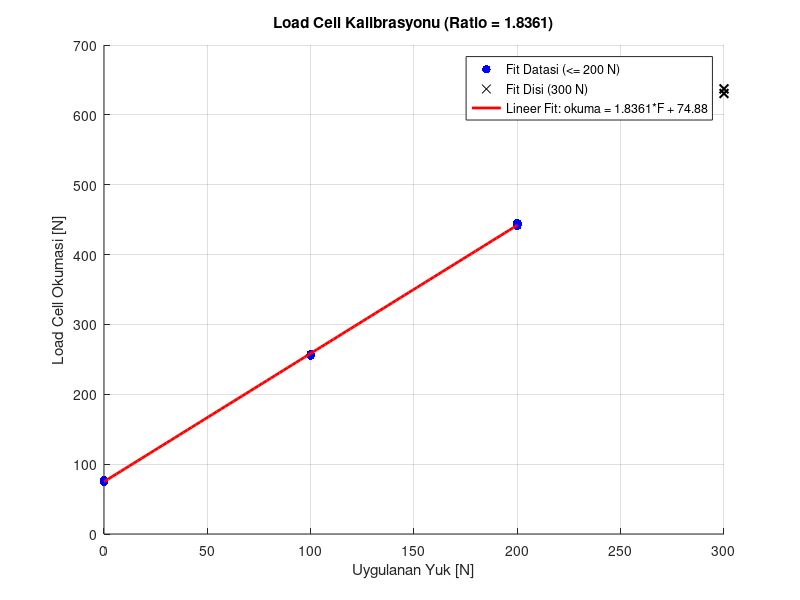

The MATLAB source for this figure:
% Load cell kalibrasyonu: uygulanan gercek yuk vs load cell okumasi
% 300 N noktalari haric tutuldu (gercek testte ~200 N civarina cikiyoruz)

% [uygulanan_newton, okunan_kg, okunan_newton]
% 2 counter balance
set1 = [  0,  7.67,  75.24;
        100, 26.17, 256.73;
        200, 45.16, 443.02];

% 1 counter balance, kaldiracta esneme var
set2 = [  0,  7.73,  75.83;
        100, 26.06, 255.65;
        200, 45.36, 444.98;
        300, 64.95, 637.16];

% yangin sondurme + 1 counter balance, esneme minimal
set3 = [  0,  7.80,  76.52;
        100, 26.22, 257.22;
        200, 44.98, 441.25;
        300, 64.28, 630.59];

data = [set1; set2; set3];

applied = data(:,1);
reading = data(:,3);

% --- 300 N ve uzerini disla ---
MAX_LOAD = 200;
fit_idx = applied <= MAX_LOAD;

applied_fit = applied(fit_idx);
reading_fit = reading(fit_idx);

% --- Lineer regresyon: reading = ratio * applied + offset ---
fit_coeffs = polyfit(applied_fit, reading_fit, 1);
ratio  = fit_coeffs(1);
offset = fit_coeffs(2);

% Okunan kuvveti gercek kuvvete ceviren katsayi
correction_factor = 1 / ratio;

% Fit kalitesi (R^2)
fitted = polyval(fit_coeffs, applied_fit);
residual = reading_fit - fitted;
R2 = 1 - sum(residual.^2) / sum((reading_fit - mean(reading_fit)).^2);

% --- Grafik ---
figure;
hold on;
scatter(applied_fit, reading_fit, 40, 'b', 'filled');
scatter(applied(~fit_idx), reading(~fit_idx), 40, 'k', 'x', 'LineWidth', 1.5);

p_line = linspace(0, MAX_LOAD, 100);
plot(p_line, polyval(fit_coeffs, p_line), 'r-', 'LineWidth', 2);

grid on;
xlabel('Uygulanan Yuk [N]');
ylabel('Load Cell Okumasi [N]');
title(sprintf('Load Cell Kalibrasyonu (Ratio = %.4f)', ratio));
legend('Fit Datasi (<= 200 N)', ...
       'Fit Disi (300 N)', ...
       sprintf('Lineer Fit: okuma = %.4f*F + %.2f', ratio, offset), ...
       'Location', 'best');
hold off;

% --- Sonuclar ---
fprintf('Load Cell Ratio (okuma / gercek kuvvet): %f\n', ratio);
fprintf('Offset (dara okumasi): %f N\n', offset);
fprintf('Duzeltme Katsayisi (gercek = okuma / ratio): %f\n', correction_factor);
fprintf('R^2: %f\n', R2);
